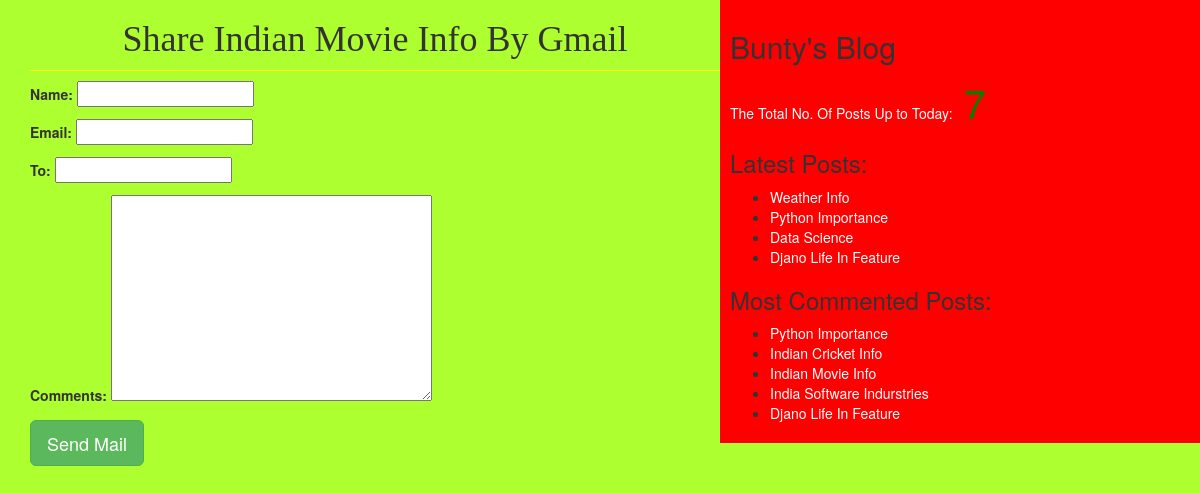
/3/share/, run on the app's committed database.
### blog/models.py (models this page shows, shortened)
class Post(models.Model):
    STATUS_CHOICES = (('draft', 'Draft'), ('published', 'Published'))
    title = models.CharField(max_length=256)
    slug = models.SlugField(max_length=264, unique_for_date='publish')
    author = models.ForeignKey(User, related_name='blog_posts', on_delete=models.CASCADE)
    body = models.TextField()
    publish = models.DateTimeField(default=timezone.now)
    created = models.DateTimeField(auto_now_add=True)
    updated = models.DateTimeField(auto_now=True)
    status = models.CharField(max_length=10, choices=STATUS_CHOICES, default='draft')
    objects = CustomManager()
    tags = TaggableManager()
    class Meta:
        ordering = ('-publish',)
    def get_absolute_url(self):
        return reverse('post_detail', args=[self.publish.year, self.publish.strftime('%m'),
                                            self.publish.strftime('%d'),
                                            self.slug])

### blog/views.py (the view)
# urls.py: path('<int:id>/share/', views.mail_send_view),
def mail_send_view(request,id):
    post = get_object_or_404(Post, id=id, status='published')
    sent = False
    if request.method == 'POST':
        form = EmailSendForm(request.POST)
        if form.is_valid():
            cd = form.cleaned_data
            subject = '{}({}) recommends you to read {} '.format(cd['name'], cd['email'], post.title)
            post_url = request.build_absolute_uri(post.get_absolute_url())
            message = 'Read Post At:\n {} \n\n{}\'s Comments:\n{}'.format(post_url, cd['name'], cd['comments'])
            sender = 'Bunty'
            send_mail(subject, message, sender, [cd['to']])
            sent = True
    else:
        form = EmailSendForm()
    return render(request, 'blog/sharebymail.html', {'form': form, 'post': post, 'sent': sent})

### blog/forms.py
class EmailSendForm(forms.Form):
    name = forms.CharField()
    email = forms.EmailField()
    to = forms.EmailField()
    comments = forms.CharField(required=False, widget=forms.Textarea)

### blog/models.py (called while the page is built)
    def get_queryset(self):
        return super().get_queryset().filter(status='published')

### blog/templatetags/blog_tags.py (called while the page is built)
@register.simple_tag(name='my_tag')
def total_posts():
    return Post.objects.count()

@register.inclusion_tag('blog/latest_posts.html')
def show_latest_posts(count=3):
    latest_posts = Post.objects.order_by('-publish')[:count]
    return {'latest_posts': latest_posts}

@register.simple_tag()
def get_most_commented_posts(count=5):
    return Post.objects.annotate(total_comments=Count('comments')).order_by('-total_comments')[:count]

### templates/blog/sharebymail.html (shortened to what this page needs)
{%extends 'blog/base.html'%}
{%block content_block%}
{%if sent%}
<h1>Email successfully Sent!!</h1>
<h2>Post With Title:{{post.title}} Information Shared By Email</h2>
{%else%}
<h1>Share {{post.title}} By Gmail</h1>
<form  method="post">
    {{form.as_p}}
    <input type="submit" value="Send Mail" class="btn btn-success btn-lg">
</form>
{%endif%}
{%endblock%}

### templates/blog/base.html (shortened to what this page needs)
<!DOCTYPE html>
{%load blog_tags%}
{%load static%}
<html lang="en">
<head>
    <link rel="stylesheet" href="{% static 'css/bootstrap3.css' %}">
    <link rel="stylesheet" href="{% static 'css/blog.css' %}">
</head>
<body>
<div class="content">
    {%block content_block%}
    {%endblock%}
</div>
<div class="sidebar">
    <h2>Bunty's Blog</h2>
    <p id="sb">The Total No. Of Posts Up to Today:<span id="pn"> {%my_tag%}</span></p>
    <h3>Latest Posts:</h3>{%show_latest_posts 4%}
    <h3>Most Commented Posts:</h3>
    {%get_most_commented_posts as most_commented_posts%}
    <ul>
        {%for post in most_commented_posts%}
        <li><a id="sb" href="{{post.get_absolute_url}}">{{post.title|title}}</a></li>
        {%endfor%}
    </ul>
</div>
</body>
</html>

### templates/blog/latest_posts.html
{%load static%}
<link rel="stylesheet" href="{%static 'css/blog.css'%}">
<ul>
    {%for post in latest_posts%}
    <li ><a id="sb" href="{{post.get_absolute_url}}">{{post.title|title}}</a></li>
    {%endfor%}
</ul>

### static/css/blog.css (style rules this page uses)
.content { width: 60%; float: left; padding-left: 30px; background:greenyellow; }
.sidebar { width: 40%; float:right; padding: 10px; background: red; }
h1 { text-align: center; border-bottom: 1px solid yellow; padding-bottom: 10px; font-family: serif; }
body { background-color: greenyellow; }
a { color:red; }
#pn { font-size: 40px; color: green; }
#sb { color: white; }

### data on the page
Post: title "Indian Movie Info"
Post: title "Weather Info"
Post: title "Python Importance"
Post: title "Data Science"
Post: title "Djano Life In Feature"
Post: title "Indian Cricket Info"
Post: title "India Software Indurstries"
